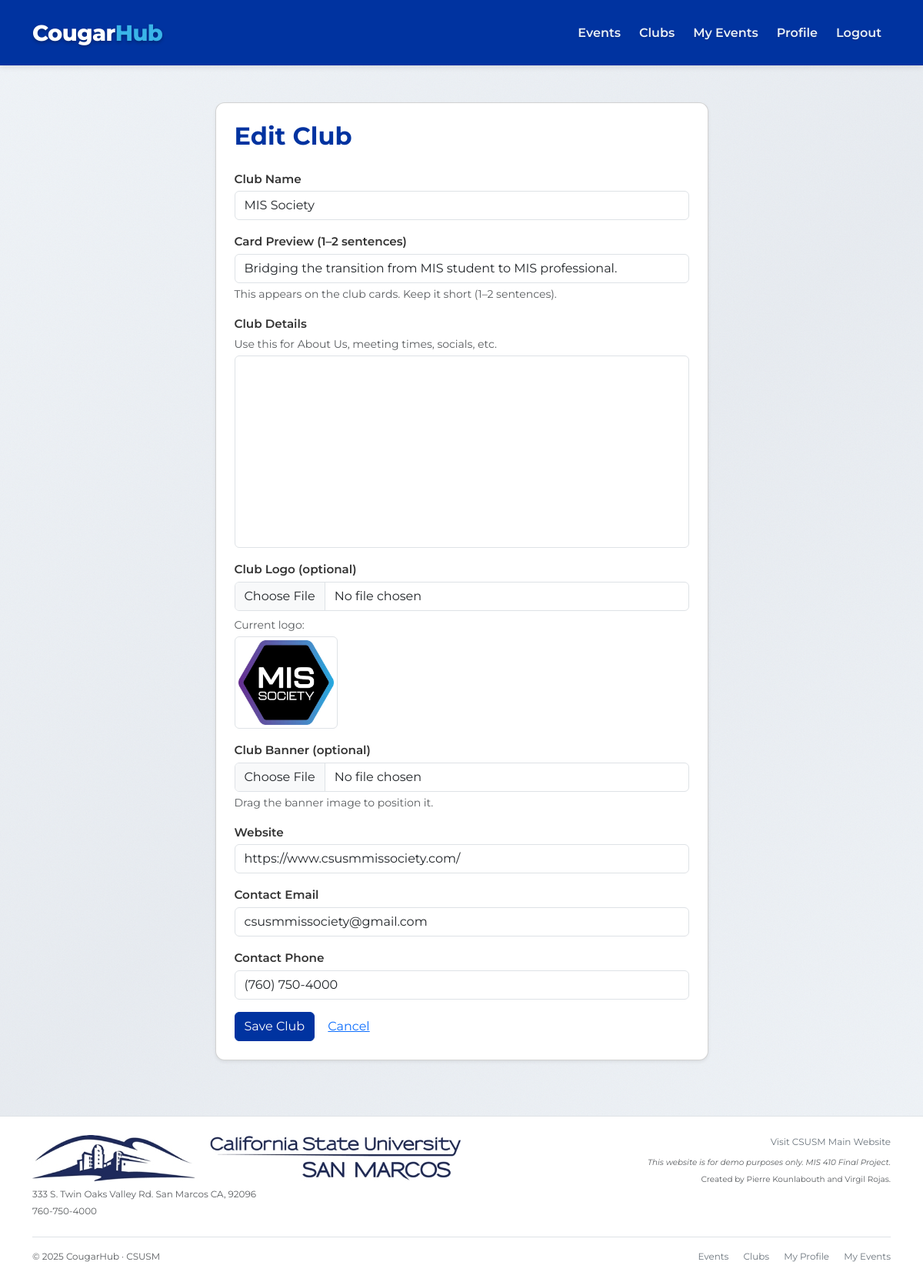
/clubs/1/edit (signed in), run on the app's committed database.
### models.py (models this page shows)
class Club(db.Model):
    __tablename__ = "club"
    id = db.Column(db.Integer, primary_key=True)
    name = db.Column(db.String(120), nullable=False)
    short_description = db.Column(db.String(200), nullable=True)
    description = db.Column(db.Text, nullable=True)
    logo_filename = db.Column(db.String(255), nullable=True)
    banner_filename = db.Column(db.String(255), nullable=True)
    website = db.Column(db.String(255), nullable=True)
    contact_email = db.Column(db.String(120), nullable=True)
    contact_phone = db.Column(db.String(50), nullable=True)
    owner_id = db.Column(db.Integer, db.ForeignKey("user.id"), nullable=False)
    owner = db.relationship("User", back_populates="clubs_owned")
    events = db.relationship(
        "Event",
        back_populates="club",
        lazy=True
    )

### app.py (the view, shortened to what this page needs)
@app.route("/clubs/<int:club_id>/edit", methods=["GET", "POST"])
@login_required
def club_edit(club_id):
    club = Club.query.get_or_404(club_id)
    if not officer_required() or club.owner_id != current_user.id:
        flash("You are not allowed to edit this club.", "danger")
        return redirect(url_for("clubs"))
    form = ClubForm(obj=club)
    return render_template("club_form.html", form=form, form_title="Edit Club", club=club)

### forms.py
class ClubForm(FlaskForm):
    name = StringField("Club Name", validators=[DataRequired(), Length(max=120)])
    short_description = StringField("Card Preview (1–2 sentences)", validators=[Optional(), Length(max=200)])
    description = TextAreaField("Club Details", validators=[Optional()])
    image = FileField("Club Logo (optional)", validators=[Optional(), FileAllowed(["jpg", "jpeg", "png", "gif"], "Images only!")])
    banner = FileField("Club Banner (optional)", validators=[Optional(), FileAllowed(["jpg", "jpeg", "png", "gif"], "Images only!")])
    website = StringField("Website", validators=[Optional(), URL(message="Please enter a valid URL (include http:// or https://)")])
    contact_email = StringField("Contact Email", validators=[Optional(), Email(), Length(max=120)])
    contact_phone = StringField("Contact Phone", validators=[Optional(), Length(max=50)])
    submit = SubmitField("Save Club")

### app.py (called while the page is built)
@login_manager.user_loader
def load_user(user_id: str):
    return db.session.get(User, int(user_id))

def officer_required() -> bool:
    return current_user.is_authenticated and current_user.role == "officer"

### templates/club_form.html (shortened to what this page needs)
{% extends "base.html" %}
{% block content %}
<div class="row justify-content-center">
  <div class="col-md-8 col-lg-7">
    <div class="card shadow-sm p-4">
      <h2 class="mb-4 text-primary fw-bold">
        {{ form_title or "Create Club" }}
      </h2>
      <form method="POST" enctype="multipart/form-data">
        <div class="mb-3">
          {{ form.name.label(class="form-label") }}
          {{ form.name(class="form-control", placeholder="e.g., CS Club, Esports, BSU") }}
        </div>
        <div class="mb-3">
          {{ form.short_description.label(class="form-label") }}
          {{ form.short_description(class="form-control", placeholder="Short teaser shown on the club card...") }}
          <div class="form-text">
            This appears on the club cards. Keep it short (1–2 sentences).
          </div>
        </div>
        <div class="mb-3">
          {{ form.description.label(class="form-label") }}
          <small class="text-muted d-block mb-1">
            Use this for About Us, meeting times, socials, etc.
          </small>
          <div id="club-quill-editor" class="form-control" style="height: 250px;"></div>
        </div>
        <div class="mb-3">
          {{ form.image.label(class="form-label") }}
          {{ form.image(class="form-control") }}
          {% if club is defined and club.logo_filename %}
            <div class="mt-2">
              <span class="small text-muted d-block mb-1">Current logo:</span>
              <img
                src="{{ url_for('static', filename='uploads/' ~ club.logo_filename) }}"
                alt="{{ club.name }} logo"
                class="img-thumbnail"
                style="max-height: 120px; object-fit: cover;"
              >
            </div>
          {% endif %}
        </div>
        <div class="mb-3">
          {{ form.banner.label(class="form-label") }}
          {{ form.banner(class="form-control", id="banner-input") }}
          <small class="form-text text-muted d-block mt-1">
            Drag the banner image to position it.
          </small>
        </div>
        <div class="mb-3">
          {{ form.website.label(class="form-label") }}
          {{ form.website(class="form-control", placeholder="https://example.com") }}
        </div>
        <div class="mb-3">
          {{ form.contact_email.label(class="form-label") }}
          {{ form.contact_email(class="form-control", placeholder="club@example.edu") }}
        </div>
        <div class="mb-3">
          {{ form.contact_phone.label(class="form-label") }}
          {{ form.contact_phone(class="form-control", placeholder="(760) 555-1234") }}
        </div>
        <button type="submit" class="btn btn-primary">
          Save Club
        </button>
        <a href="{{ url_for('clubs') }}" class="btn btn-link">
          Cancel
        </a>
      </form>
    </div>
  </div>
</div>
{% endblock %}

### static/css/styles.css (style rules this page uses)
body { background: linear-gradient(135deg, #f0f4f8 0%, #e8ecf1 50%, #f0f4f8 100%); background-attachment: fixed; font-family: 'Montserrat', sans-serif; position: relative; display: flex; flex-direction: column; min-height: 100vh; }
body::before { content: ''; position: fixed; top: 0; left: 0; width: 100%; height: 100%; pointer-events: none; z-index: -1; }
.navbar.bg-primary, .btn-primary, .btn-primary:active, .btn-primary:focus { background-color: #0033a0 !important; border-color: #0033a0 !important; }
input::placeholder, textarea::placeholder { color: #adb5bd !important; font-weight: 400; opacity: 1 !important; }
.text-primary { color: #0033a0 !important; }
.card { border-radius: 0.75rem; }
.card { transition: transform 0.3s ease, box-shadow 0.3s ease; }
.form-label { font-weight: 600; color: #333; font-size: 0.95rem; margin-bottom: 0.25rem; }

### data on the page
Club: name "MIS Society", short_description "Bridging the transition from MIS student to MIS professional.", logo_filename (picture), website "https://www.csusmmissociety.com/", contact_email "csusmmissociety@gmail.com", contact_phone "(760) 750-4000"
